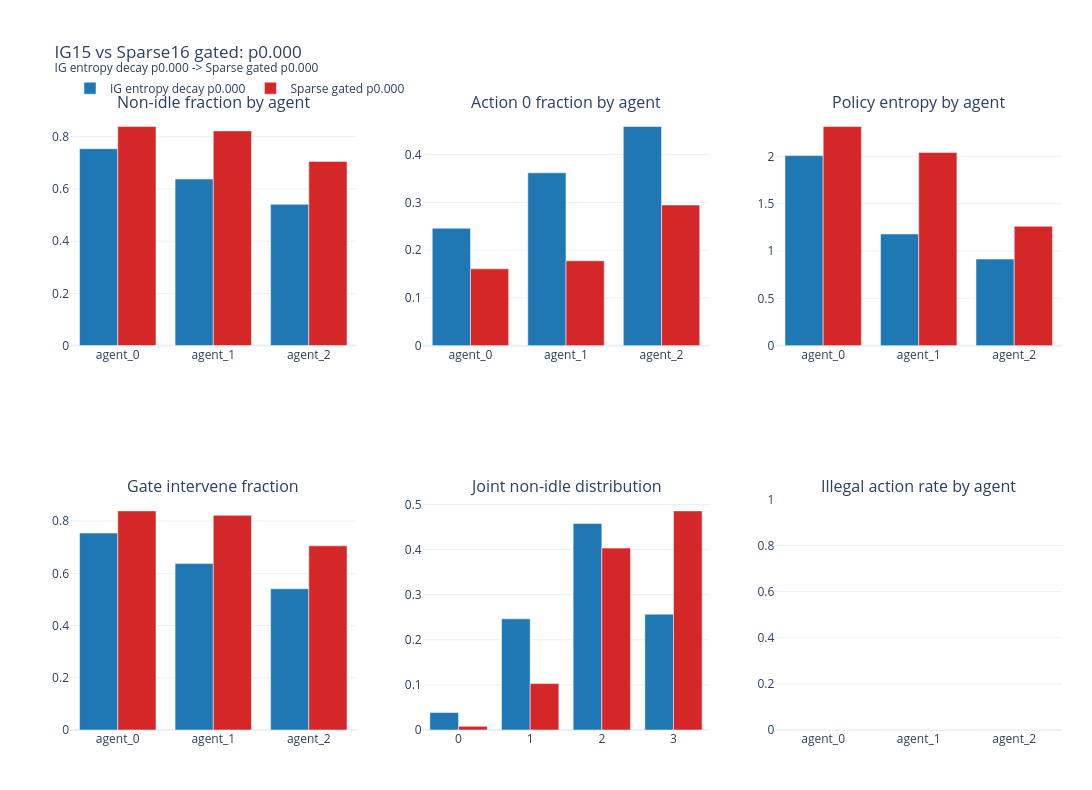

The notebook cell this image was saved under:
### Markdown cell above
## Selected Comparison Dashboard

### Code cell
def resolve_selected_comparison(title=SELECTED_COMPARISON):
    if title is None:
        # Prefer a direct cross-phase comparison because this notebook focuses on IG15 vs Sparse16.
        preferred = COMPARISON_SPECS[COMPARISON_SPECS["comparison_set"] == "IG15 vs Sparse16 gated"]
        title = preferred.iloc[0]["comparison_title"] if not preferred.empty else COMPARISON_SPECS.iloc[0]["comparison_title"]
    matches = COMPARISON_SPECS[COMPARISON_SPECS["comparison_title"] == title]
    if matches.empty:
        raise ValueError(f"Unknown comparison title: {title!r}")
    return matches.iloc[0].to_dict()


def comparison_profile(spec):
    return pd.concat([_side_profile(spec, "left"), _side_profile(spec, "right")], ignore_index=True, sort=False)


def _panel_bar(fig, profile, feature_group, row, col, title, colors):
    data = profile[profile["feature_group"] == feature_group].copy()
    if data.empty:
        fig.add_annotation(text=f"No {title} data", row=row, col=col, showarrow=False)
        return
    for side_label, side_data in data.groupby("side_label", sort=False):
        fig.add_trace(
            go.Bar(
                x=side_data["entity"].astype(str),
                y=side_data["value"],
                name=side_label,
                legendgroup=side_label,
                showlegend=(row == 1 and col == 1),
                marker_color=colors.get(side_label),
                customdata=np.stack([side_data["runs"], side_data["std"].fillna(0.0)], axis=-1),
                hovertemplate="%{x}<br>value=%{y:.4f}<br>runs=%{customdata[0]}<br>std=%{customdata[1]:.4f}<extra></extra>",
            ),
            row=row,
            col=col,
        )
    fig.update_yaxes(rangemode="tozero", row=row, col=col)


def plot_selected_comparison_dashboard(title=SELECTED_COMPARISON):
    spec = resolve_selected_comparison(title)
    profile = comparison_profile(spec)
    colors = {spec["left_label"]: "#1f77b4", spec["right_label"]: "#d62728"}
    fig = make_subplots(
        rows=2,
        cols=3,
        subplot_titles=(
            "Non-idle fraction by agent",
            "Action 0 fraction by agent",
            "Policy entropy by agent",
            "Gate intervene fraction",
            "Joint non-idle distribution",
            "Illegal action rate by agent",
        ),
    )
    panels = [
        ("agent_non_idle", 1, 1, "non-idle fraction"),
        ("agent_action0", 1, 2, "action 0 fraction"),
        ("agent_entropy", 1, 3, "entropy"),
        ("gate_intervene_frac", 2, 1, "gate intervene fraction"),
        ("joint_non_idle", 2, 2, "joint non-idle"),
        ("agent_illegal", 2, 3, "illegal action rate"),
    ]
    for feature_group, row, col, panel_title in panels:
        _panel_bar(fig, profile, feature_group, row, col, panel_title, colors)
    fig.update_layout(
        title=f"{spec['comparison_title']}<br><sup>{spec['left_label']} -> {spec['right_label']}</sup>",
        template="plotly_white",
        barmode="group",
        height=790,
        width=1450,
        legend={"orientation": "h", "yanchor": "bottom", "y": 1.02, "xanchor": "left", "x": 0},
        margin={"l": 70, "r": 30, "t": 115, "b": 60},
    )
    save_figure(fig, f"selected_comparison_dashboard_{spec['comparison_id']}")
    if SHOW_FIGURES:
        fig.show()
    return fig


selected_spec = resolve_selected_comparison()
print("Selected comparison:")
display(pd.DataFrame([selected_spec]))
fig_selected_dashboard = plot_selected_comparison_dashboard(selected_spec["comparison_title"])

### Figure 1 — Plotly figure (JSON) as saved in the notebook; plotly's stock layout.template omitted (floating-point values rounded to 4 significant figures)
{"data": [{"customdata": [[3.0, 0.05482], [3.0, 0.1881], [3.0, 0.022]], "hovertemplate": "%{x}<br>value=%{y:.4f}<br>runs=%{customdata[0]}<br>std=%{customdata[1]:.4f}<extra></extra>", "legendgroup": "IG entropy decay p0.000", "marker": {"color": "#1f77b4"}, "name": "IG entropy decay p0.000", "showlegend": true, "type": "bar", "x": ["agent_0", "agent_1", "agent_2"], "xaxis": "x", "y": [0.7541, 0.6379, 0.541], "yaxis": "y"}, {"customdata": [[2.0, 0.04691], [2.0, 0.07989], [2.0, 0.02113]], "hovertemplate": "%{x}<br>value=%{y:.4f}<br>runs=%{customdata[0]}<br>std=%{customdata[1]:.4f}<extra></extra>", "legendgroup": "Sparse gated p0.000", "marker": {"color": "#d62728"}, "name": "Sparse gated p0.000", "showlegend": true, "type": "bar", "x": ["agent_0", "agent_1", "agent_2"], "xaxis": "x", "y": [0.8391, 0.8222, 0.7055], "yaxis": "y"}, {"customdata": [[3.0, 0.05482], [3.0, 0.1881], [3.0, 0.022]], "hovertemplate": "%{x}<br>value=%{y:.4f}<br>runs=%{customdata[0]}<br>std=%{customdata[1]:.4f}<extra></extra>", "legendgroup": "IG entropy decay p0.000", "marker": {"color": "#1f77b4"}, "name": "IG entropy decay p0.000", "showlegend": false, "type": "bar", "x": ["agent_0", "agent_1", "agent_2"], "xaxis": "x2", "y": [0.2459, 0.3621, 0.459], "yaxis": "y2"}, {"customdata": [[2.0, 0.04691], [2.0, 0.07989], [2.0, 0.02113]], "hovertemplate": "%{x}<br>value=%{y:.4f}<br>runs=%{customdata[0]}<br>std=%{customdata[1]:.4f}<extra></extra>", "legendgroup": "Sparse gated p0.000", "marker": {"color": "#d62728"}, "name": "Sparse gated p0.000", "showlegend": false, "type": "bar", "x": ["agent_0", "agent_1", "agent_2"], "xaxis": "x2", "y": [0.1609, 0.1778, 0.2945], "yaxis": "y2"}, {"customdata": [[3.0, 0.2737], [3.0, 0.2822], [3.0, 0.1602]], "hovertemplate": "%{x}<br>value=%{y:.4f}<br>runs=%{customdata[0]}<br>std=%{customdata[1]:.4f}<extra></extra>", "legendgroup": "IG entropy decay p0.000", "marker": {"color": "#1f77b4"}, "name": "IG entropy decay p0.000", "showlegend": false, "type": "bar", "x": ["agent_0", "agent_1", "agent_2"], "xaxis": "x3", "y": [2.008, 1.179, 0.9143], "yaxis": "y3"}, {"customdata": [[2.0, 0.6914], [2.0, 0.7013], [2.0, 0.1171]], "hovertemplate": "%{x}<br>value=%{y:.4f}<br>runs=%{customdata[0]}<br>std=%{customdata[1]:.4f}<extra></extra>", "legendgroup": "Sparse gated p0.000", "marker": {"color": "#d62728"}, "name": "Sparse gated p0.000", "showlegend": false, "type": "bar", "x": ["agent_0", "agent_1", "agent_2"], "xaxis": "x3", "y": [2.315, 2.042, 1.261], "yaxis": "y3"}, {"customdata": [[3.0, 0.05482], [3.0, 0.1881], [3.0, 0.022]], "hovertemplate": "%{x}<br>value=%{y:.4f}<br>runs=%{customdata[0]}<br>std=%{customdata[1]:.4f}<extra></extra>", "legendgroup": "IG entropy decay p0.000", "marker": {"color": "#1f77b4"}, "name": "IG entropy decay p0.000", "showlegend": false, "type": "bar", "x": ["agent_0", "agent_1", "agent_2"], "xaxis": "x4", "y": [0.7541, 0.6379, 0.541], "yaxis": "y4"}, {"customdata": [[2.0, 0.04691], [2.0, 0.07989], [2.0, 0.02113]], "hovertemplate": "%{x}<br>value=%{y:.4f}<br>runs=%{customdata[0]}<br>std=%{customdata[1]:.4f}<extra></extra>", "legendgroup": "Sparse gated p0.000", "marker": {"color": "#d62728"}, "name": "Sparse gated p0.000", "showlegend": false, "type": "bar", "x": ["agent_0", "agent_1", "agent_2"], "xaxis": "x4", "y": [0.8391, 0.8222, 0.7055], "yaxis": "y4"}, {"customdata": [[3.0, 0.01103], [3.0, 0.04236], [3.0, 0.006062], [3.0, 0.04733]], "hovertemplate": "%{x}<br>value=%{y:.4f}<br>runs=%{customdata[0]}<br>std=%{customdata[1]:.4f}<extra></extra>", "legendgroup": "IG entropy decay p0.000", "marker": {"color": "#1f77b4"}, "name": "IG entropy decay p0.000", "showlegend": false, "type": "bar", "x": ["0", "1", "2", "3"], "xaxis": "x5", "y": [0.03866, 0.2464, 0.4581, 0.2568], "yaxis": "y5"}, {"customdata": [[2.0, 0.002059], [2.0, 0.01556], [2.0, 0.01682], [2.0, 0.03444]], "hovertemplate": "%{x}<br>value=%{y:.4f}<br>runs=%{customdata[0]}<br>std=%{customdata[1]:.4f}<extra></extra>", "legendgroup": "Sparse gated p0.000", "marker": {"color": "#d62728"}, "name": "Sparse gated p0.000", "showlegend": false, "type": "bar", "x": ["0", "1", "2", "3"], "xaxis": "x5", "y": [0.008079, 0.1029, 0.4033, 0.4858], "yaxis": "y5"}, {"customdata": [[3.0, 0.0], [3.0, 0.0], [3.0, 0.0]], "hovertemplate": "%{x}<br>value=%{y:.4f}<br>runs=%{customdata[0]}<br>std=%{customdata[1]:.4f}<extra></extra>", "legendgroup": "IG entropy decay p0.000", "marker": {"color": "#1f77b4"}, "name": "IG entropy decay p0.000", "showlegend": false, "type": "bar", "x": ["agent_0", "agent_1", "agent_2"], "xaxis": "x6", "y": [0.0, 0.0, 0.0], "yaxis": "y6"}, {"customdata": [[2.0, 0.0], [2.0, 0.0], [2.0, 0.0]], "hovertemplate": "%{x}<br>value=%{y:.4f}<br>runs=%{customdata[0]}<br>std=%{customdata[1]:.4f}<extra></extra>", "legendgroup": "Sparse gated p0.000", "marker": {"color": "#d62728"}, "name": "Sparse gated p0.000", "showlegend": false, "type": "bar", "x": ["agent_0", "agent_1", "agent_2"], "xaxis": "x6", "y": [0.0, 0.0, 0.0], "yaxis": "y6"}], "layout": {"annotations": [{"font": {"size": 16}, "showarrow": false, "text": "Non-idle fraction by agent", "x": 0.1444, "xanchor": "center", "xref": "paper", "y": 1, "yanchor": "bottom", "yref": "paper"}, {"font": {"size": 16}, "showarrow": false, "text": "Action 0 fraction by agent", "x": 0.5, "xanchor": "center", "xref": "paper", "y": 1, "yanchor": "bottom", "yref": "paper"}, {"font": {"size": 16}, "showarrow": false, "text": "Policy entropy by agent", "x": 0.8556, "xanchor": "center", "xref": "paper", "y": 1, "yanchor": "bottom", "yref": "paper"}, {"font": {"size": 16}, "showarrow": false, "text": "Gate intervene fraction", "x": 0.1444, "xanchor": "center", "xref": "paper", "y": 0.375, "yanchor": "bottom", "yref": "paper"}, {"font": {"size": 16}, "showarrow": false, "text": "Joint non-idle distribution", "x": 0.5, "xanchor": "center", "xref": "paper", "y": 0.375, "yanchor": "bottom", "yref": "paper"}, {"font": {"size": 16}, "showarrow": false, "text": "Illegal action rate by agent", "x": 0.8556, "xanchor": "center", "xref": "paper", "y": 0.375, "yanchor": "bottom", "yref": "paper"}], "barmode": "group", "height": 790, "legend": {"orientation": "h", "x": 0, "xanchor": "left", "y": 1.02, "yanchor": "bottom"}, "margin": {"b": 60, "l": 70, "r": 30, "t": 115}, "title": {"text": "IG15 vs Sparse16 gated: p0.000<br><sup>IG entropy decay p0.000 -> Sparse gated p0.000</sup>"}, "width": 1450, "xaxis": {"anchor": "y", "domain": [0, 0.2889]}, "xaxis2": {"anchor": "y2", "domain": [0.3556, 0.6444]}, "xaxis3": {"anchor": "y3", "domain": [0.7111, 1]}, "xaxis4": {"anchor": "y4", "domain": [0, 0.2889]}, "xaxis5": {"anchor": "y5", "domain": [0.3556, 0.6444]}, "xaxis6": {"anchor": "y6", "domain": [0.7111, 1]}, "yaxis": {"anchor": "x", "domain": [0.625, 1], "rangemode": "tozero"}, "yaxis2": {"anchor": "x2", "domain": [0.625, 1], "rangemode": "tozero"}, "yaxis3": {"anchor": "x3", "domain": [0.625, 1], "rangemode": "tozero"}, "yaxis4": {"anchor": "x4", "domain": [0, 0.375], "rangemode": "tozero"}, "yaxis5": {"anchor": "x5", "domain": [0, 0.375], "rangemode": "tozero"}, "yaxis6": {"anchor": "x6", "domain": [0, 0.375], "rangemode": "tozero"}}}
